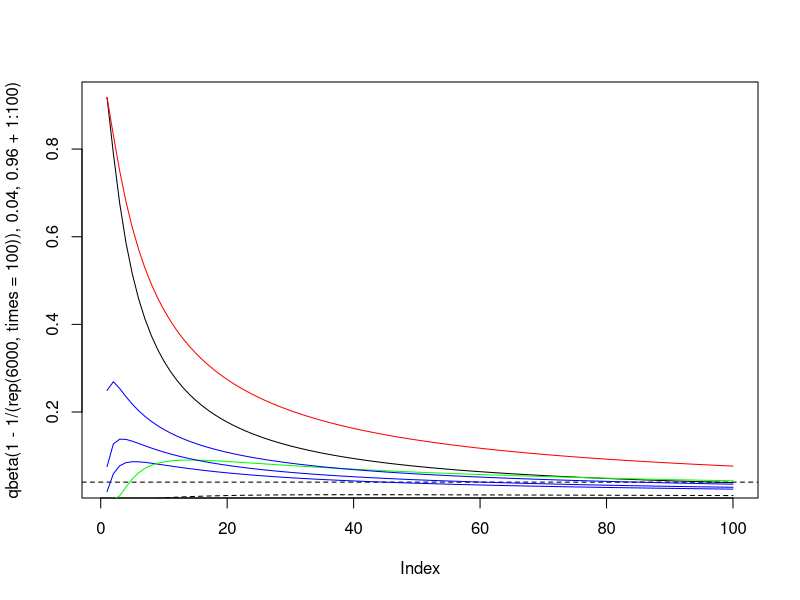
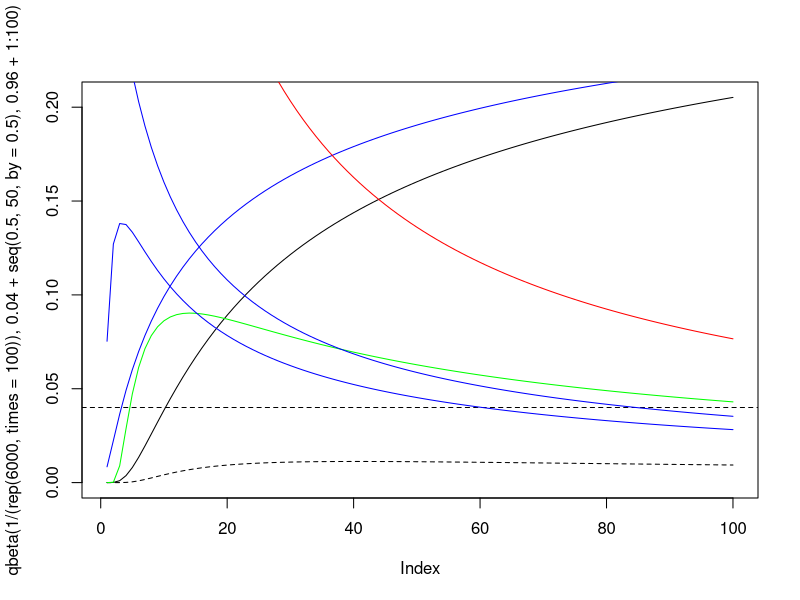
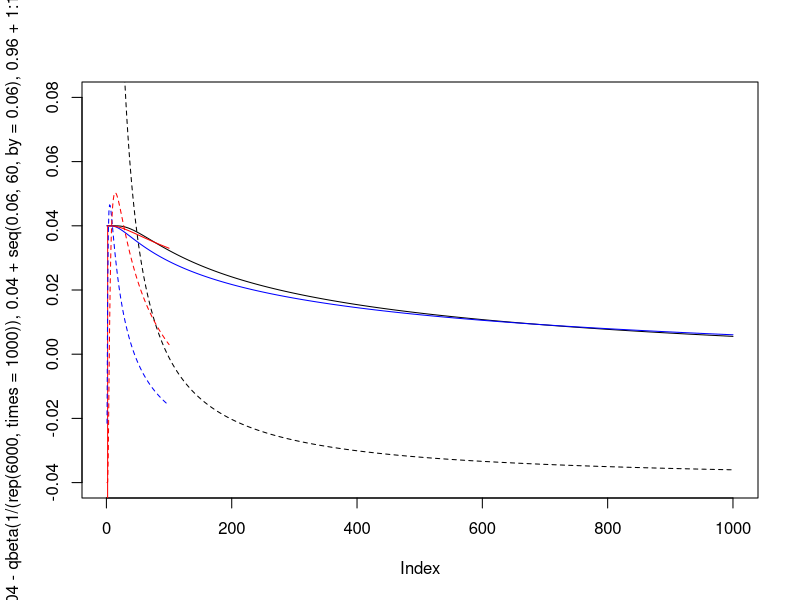
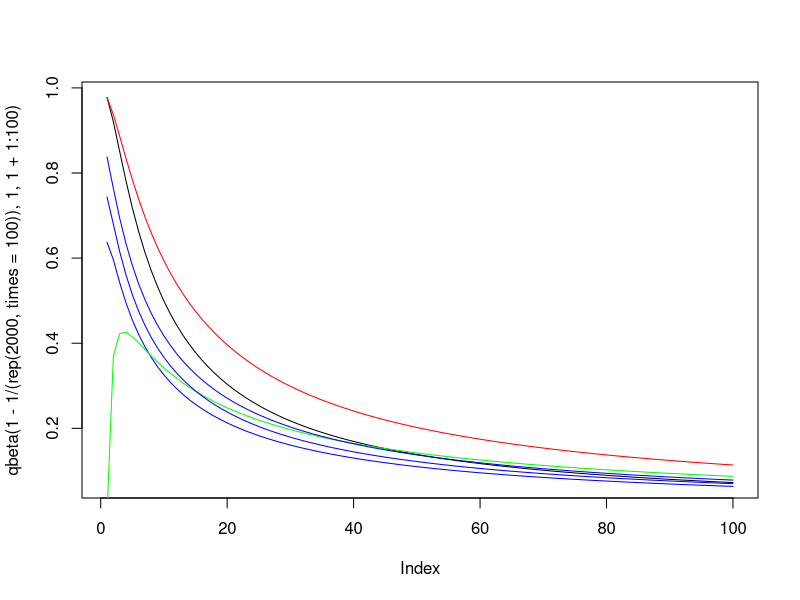
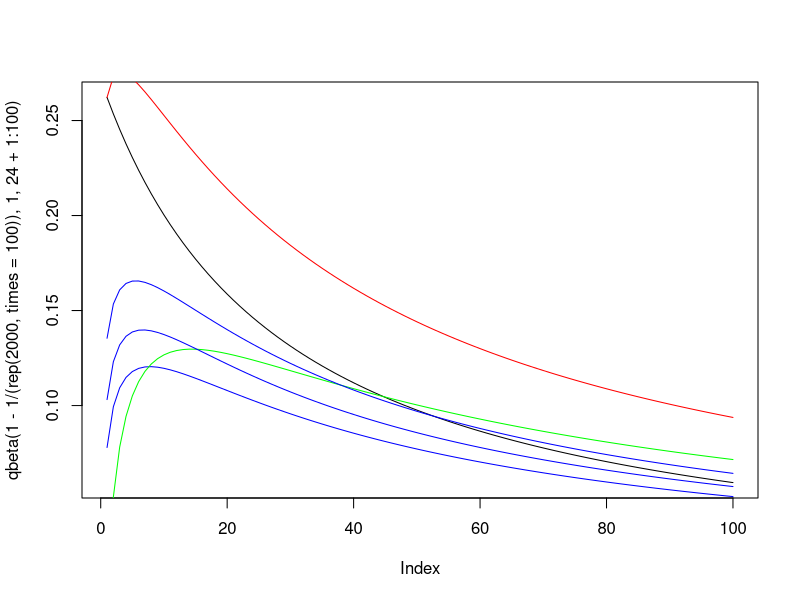

Recreate these plots in R, in order.
plot(qbeta(1-1/(rep(6000,times=100)),0.04,0.96+1:100),type = "l")
abline(h = 0.04, lty = 2)
lines(qbeta(1-1/(1:100), 0.04, 0.96+1:100), lty = 2)
lines(qbeta(1-1/(6000*1:100),0.04,0.96+1:100),col="red")
lines(qbeta(1-1/(log(6000)*1:100),0.04,0.96+1:100),col="blue")
lines(qbeta(1-1/(1:100)^2,0.04,0.96+1:100),col="green")
#lines(qbeta(1-1/(log(2000)*(1:100)^2),0.04,0.96+1:100),col="green")
lines(qbeta(1-1/(log(2000^2)*1:100),0.04,0.96+1:100),col="blue")
lines(qbeta(1-1/(log(2000^5)*1:100),0.04,0.96+1:100),col="blue")

plot(qbeta(1/(rep(6000,times=100)),0.04+seq(0.5,50,by = 0.5),0.96+1:100),type = "l")
abline(h = 0.04, lty = 2)
lines(qbeta(1/(log(6000)*1:100),0.04+seq(0.5,50,by = 0.5),0.96+1:100),col="blue")
lines(qbeta(1-1/(1:100), 0.04, 0.96+1:100), lty = 2)
lines(qbeta(1-1/(6000*1:100),0.04,0.96+1:100),col="red")
lines(qbeta(1-1/(1:100)^2,0.04,0.96+1:100),col="green")
#lines(qbeta(1-1/(log(2000)*(1:100)^2),0.04,0.96+1:100),col="green")
lines(qbeta(1-1/(log(2000^2)*1:100),0.04,0.96+1:100),col="blue")
lines(qbeta(1-1/(log(2000^5)*1:100),0.04,0.96+1:100),col="blue")

plot(0.04-qbeta(1/(rep(6000,times=1000)),0.04+seq(0.06,60,by = 0.06),0.96+1:1000),type = "l",
     ylim = c(-0.04,0.08))
lines(0.04-qbeta(1/(log(6000)*1:1000),0.04+seq(0.06,60,by = 0.06),0.96+1:1000),col="blue")
lines(0.04-qbeta(1/(1:100)^2,0.04+seq(0.06,6,by = 0.06),0.96+1:100),col="red")
lines(qbeta(1-1/(rep(6000,times=1000)), 0.04, 0.96+1:1000)-0.04, lty = 2)
lines(qbeta(1-1/(log(6000)*1:100), 0.04, 0.96+1:100)-0.04, lty = 2, col = "blue")
lines(qbeta(1-1/(1:100)^2, 0.04, 0.96+1:100)-0.04, lty = 2, col = "red")



plot(qbeta(1-1/(rep(2000,times=100)),1,1+1:100),type = "l")
lines(qbeta(1-1/(2000*1:100),1,1+1:100),col="red")
lines(qbeta(1-1/(log(2000)*1:100),1,1+1:100),col="blue")
lines(qbeta(1-1/(1:100)^2,1,1+1:100),col="green")
lines(qbeta(1-1/(log(2000^2)*1:100),1,1+1:100),col="blue")
lines(qbeta(1-1/(log(2000^5)*1:100),1,1+1:100),col="blue")

1/0.04

plot(qbeta(1-1/(rep(2000,times=100)),1,24+1:100),type = "l")
lines(qbeta(1-1/(2000*1:100),1,24+1:100),col="red")
lines(qbeta(1-1/(log(2000)*1:100),1,24+1:100),col="blue")
lines(qbeta(1-1/(1:100)^2,1,24+1:100),col="green")
lines(qbeta(1-1/(log(2000^2)*1:100),1,24+1:100),col="blue")
lines(qbeta(1-1/(log(2000^5)*1:100),1,24+1:100),col="blue")



x1 <- purrr::rbernoulli(5000, 0.1)
x1_pulled <- x1[seq(10,5000,by=10)]
x1_pulled
x1_mean <- c()
for(i in 1:length(x1_pulled)) {
  if(mean(x1_pulled[1:i]) > 0.5) {
    x1_mean[i] <- mean(x1_pulled[1:i])-5000/i-
      sqrt(5000*mean(x1_pulled[1:i])*(1-mean(x1_pulled[1:i]))/i)
  } else {
    x1_mean[i] <- mean(x1_pulled[1:i])+5000/i+
      sqrt(5000*mean(x1_pulled[1:i])*(1-mean(x1_pulled[1:i]))/i)
  }
}
